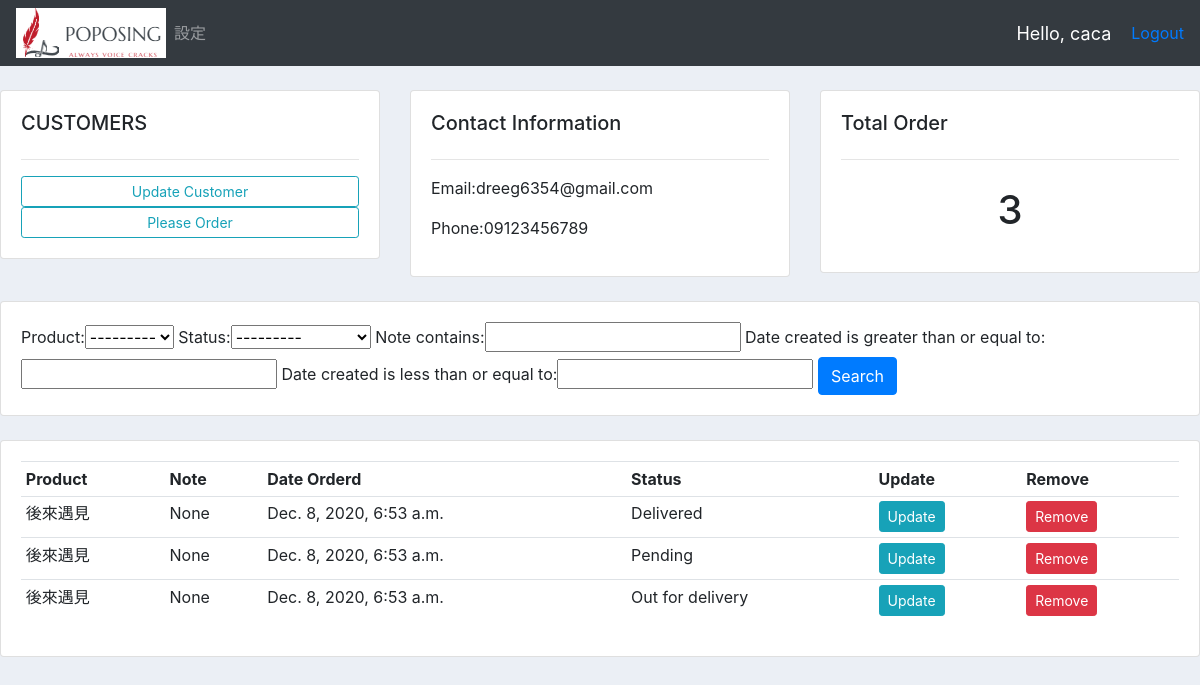
Screenshot of /customer/1/ (signed in) with the database file from the repository.
### accounts/models.py (models this page shows, shortened)
class Customer(models.Model):
    user = models.OneToOneField(User, null=True, blank=True, on_delete=models.CASCADE)
    name = models.CharField(max_length=200, null=True)
    phone = models.CharField(max_length=200, null=True)
    email = models.CharField(max_length=200, null=True)
    profile_pic = models.ImageField(default='/images', null=True, blank=True)
    date_created = models.DateTimeField(auto_now_add=True, null=True)

class Order(models.Model):
    STATUS = (
        ('Pending', 'Pending'),
        ('Out for delivery', 'Out for delivery'),
        ('Delivered', 'Delivered'),
    )
    customer = models.ForeignKey(Customer, null=True, on_delete=models.SET_NULL)
    product = models.ForeignKey(Product, null=True, on_delete=models.SET_NULL)
    date_created = models.DateTimeField(auto_now_add=True, null=True)
    status = models.CharField(max_length=200, null=True, choices=STATUS)
    note = models.CharField(max_length=1000, null=True)

class Product(models.Model):
    CATEGORY = (
        ('Indoor', 'Indoor'),
        ('Out Door', 'Out Door'),
    )
    name = models.CharField(max_length=200, null=True)
    price = models.FloatField(null=True)
    category = models.CharField(max_length=200, null=True)
    description = models.CharField(max_length=200, null=True, blank=True)
    date_created = models.DateTimeField(auto_now_add=True, null=True)
    tags = models.ManyToManyField(Tag)
    def __str__(self):
        return self.name

### accounts/views.py (the view)
# urls.py: path('customer/<str:pk>/', views.customer, name='customer'),
@login_required(login_url='login')
def customer(request, pk):
    customer = Customer.objects.get(id=pk)
    orders = customer.order_set.all()
    order_count = orders.count()
    myFilter = OrderFilter(request.GET, queryset=orders)
    orders = myFilter.qs
    context = {'customer': customer, 'orders': orders, 'order_count': order_count, 'myFilter': myFilter}
    return render(request, 'accounts/customer.html', context)

### accounts/templates/accounts/customer.html
{% extends 'accounts/main.html' %}
{% block content %}
<br>
<div class="row">
    <div class="col-md">
        <div class="card card-body">
            <h5>CUSTOMERS</h5>
            <hr>
            <a class="btn btn-outline-info btn-sm btm-block" href="">Update
                Customer</a>
            <a class="btn btn-outline-info btn-sm btn-block" href="{% url 'create_order' customer.id %}">Please
            Order</a>
        </div>
    </div>
    <div class="col-md">
        <div class="card card-body">
            <h5>Contact Information</h5>
            <hr>
            <p>Email:{{customer.email}}</p>
            <p>Phone:{{customer.phone}}</p>
        </div>
    </div>
    <div class="col-md">
        <div class="card card-body">
            <h5>Total Order</h5>
            <hr>
            <h1 style="text-align: center;padding:10px">{{order_count}}</h1>
        </div>
    </div>
</div>
<br>
<div class="row">
    <div class="col">
        <div class="card card-body">
            <form method="get">
                {{ myFilter.form }}
                <button class="btn btn-primary" type="submit">Search</button>
            </form>
        </div>
    </div>
</div>
<br>
<div class="row">
    <div class="col-md">
        <div class="card card-body">
            <table class="table table-sm">
                <tr>
                    <th>Product</th>
                    <th>Note</th>
                    <th>Date Orderd</th>
                    <th>Status</th>
                    <th>Update</th>
                    <th>Remove</th>
                </tr>
                {% for order in orders %}
                    <tr>
                        <td>{{order.product}}</td>
                        <td>{{order.note}}</td>
                        <td>{{order.date_created}}</td>
                        <td>{{order.status}}</td>
                        <td><a class="btn btn-sm btn-info" href="{% url 'update_order' order.id %}"> Update</a></td>
                        <td><a class="btn btn-sm btn-danger" href="{% url 'delete_order' order.id %}"> Remove</a></td>
                    </tr>
                {% endfor %}
            </table>
        </div>
    </div>
</div>
{% endblock %}

### accounts/templates/accounts/main.html (shortened to what this page needs)
{% load static %}
<!DOCTYPE html>
<html lang="en">
<head>
    <link rel="stylesheet" href="https://cdn.jsdelivr.net/npm/bootstrap@4.5.3/dist/css/bootstrap.min.css">
    <link rel="stylesheet" type="text/css" href="{% static '/css/main.css' %}">
</head>
<body>
    {% include 'accounts/navbor.html' %}
    {% block content %}
    {% endblock %}
</body>
</html>

### accounts/templates/accounts/navbor.html (shortened to what this page needs)
{% load static %}
<nav class="navbar navbar-expand-lg navbar-dark bg-dark">
    <img src="{% static 'images/logo.png' %}">
    <div class="collapse navbar-collapse" id="navbarSupportedContent">
        <ul class="navbar-nav mr-auto">
            {% if request.user.is_staff %}
            <li class="nav-item active">
                <a class="nav-link" href="{% url 'home' %}">主控台 </a>
            </li>
            <li class="nav-item">
                <a class="nav-link" href="#">Products</a>
            </li>
            {% else %}
            <li class="nav-item">
                <a class="nav-link" href="{% url 'account' %}">設定</a>
            </li>
            {% endif %}
        </ul>
    </div>
    <span class="hello-msg">Hello, {{ request.user }}</span>
    <span><a href="{% url 'logout' %}">Logout</a></span>
</nav>

### static/css/main.css (style rules this page uses)
body { background-color: #ebeff5; }

### accounts/templates/accounts/navbor.html (style rules this page uses)
.hello-msg { font-size: 18px; color: #fff; margin-right: 20px; }

### rows the page displays
Customer: email "dreeg6354@gmail.com", phone "09123456789"
Order: product "後來遇見", note "None", date_created "Dec. 8, 2020, 6:53 a.m.", status "Delivered"
Order: product "後來遇見", note "None", date_created "Dec. 8, 2020, 6:53 a.m.", status "Pending"
Order: product "後來遇見", note "None", date_created "Dec. 8, 2020, 6:53 a.m.", status "Out for delivery"

### other values shown
{{ request.user }} "caca"
{{ order_count }} "3"
